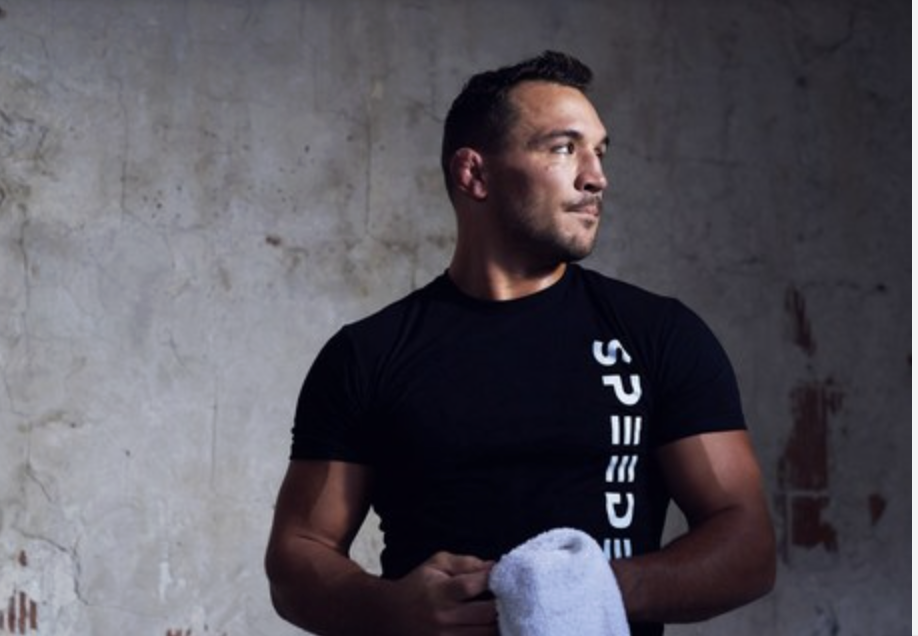
#> input picture source-media/square-towel.png, 918 x 636 px, given in place of clip1-08.jpg, which was not available
$ python prep-mosaic.py
#> lines starting #> are read from the running program, lines starting #| are printed output that depends on the picture; after the words box and inside, x2 and y2 are one past the last pixel; in counts of white or black regions, pixels touching at a corner belong together; pictures that were not available may be replaced by others from this repository, and a replacement may not be noted
"""
Build the science-section backdrop: a mosaic of stills from Speede's own
"WORK FOR IT." film.

Why a composited file instead of a CSS grid of images: the seams need to be
feathered into each other so it reads as one dark field rather than eight
pasted rectangles, and that is far easier to control here than in CSS.

Two constraints drive the composition:

* The film has "WORK FOR IT." burned in at ~54% of every frame's height, so
  nothing below y=0.50 of a source frame is usable.
* The two live cards cover x 205–1305 of a 1512-wide section. Anything placed
  mid-canvas is invisible. The faces are therefore pushed into the outer
  columns, which is the only part the viewer ever sees, and the middle column
  carries quiet texture (brick, cable, equipment) that loses nothing by being
  covered.

Run after prep-layers.py. Needs the frames ffmpeg drops in frames/.
"""
from PIL import Image, ImageDraw, ImageEnhance, ImageFilter
import pathlib
import subprocess

SRC = pathlib.Path("source-media")
FRAMES = pathlib.Path(".frames")               # scratch, outside build/
OUT = pathlib.Path("build/assets/img/layer")
OUT.mkdir(parents=True, exist_ok=True)

W, H = 1240, 1680                                # canvas; section is ~1512x2000
TEXT_SAFE = 0.50                                 # usable top fraction of a frame


def extract():
    """One frame per second from the two black-and-white clips."""
    FRAMES.mkdir(parents=True, exist_ok=True)
    if list(FRAMES.glob("clip1-*.jpg")):
        return
    for clip in ("clip1", "clip2"):
        subprocess.run(
            ["ffmpeg", "-loglevel", "error", "-y", "-i", str(SRC / f"{clip}.mov"),
             "-vf", "fps=1", "-q:v", "2", str(FRAMES / f"{clip}-%02d.jpg")],
            check=True)
#> (the call stopped at in extract, `subprocess.run( ["ffmpeg", "-loglevel", "error", "-y", "-i", str(SRC /..`: subprocess is not available in this run)


def tile(name, box, focus=(.5, .5)):
    """Crop `name` above the burned-in line and cover-fit it to box (w, h)."""
#> called with name = 'clip1-08', box = (470, 640), focus = (0.34, 0.4)
    im = Image.open(FRAMES / f"{name}.jpg").convert("RGB")
    im = im.crop((0, 0, im.width, int(im.height * TEXT_SAFE)))
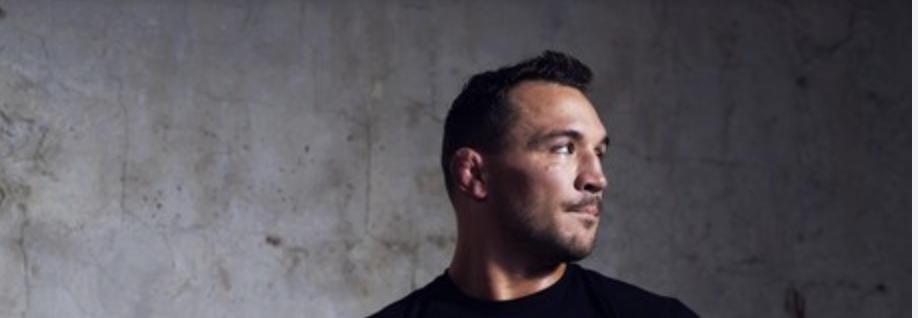
#> im: PIL image 918x318 RGB; mean R, G, B 90.2, 87, 93
    bw, bh = box
    scale = max(bw / im.width, bh / im.height)
#> scale = 2.01
    im = im.resize((max(bw, round(im.width * scale)), max(bh, round(im.height * scale))),
                   Image.LANCZOS)
#> im: PIL image 1848x640 RGB
    x = round((im.width - bw) * focus[0])
#> x = 469
    y = round((im.height - bh) * focus[1])
#> y = 0
    return im.crop((x, y, x + bw, y + bh))
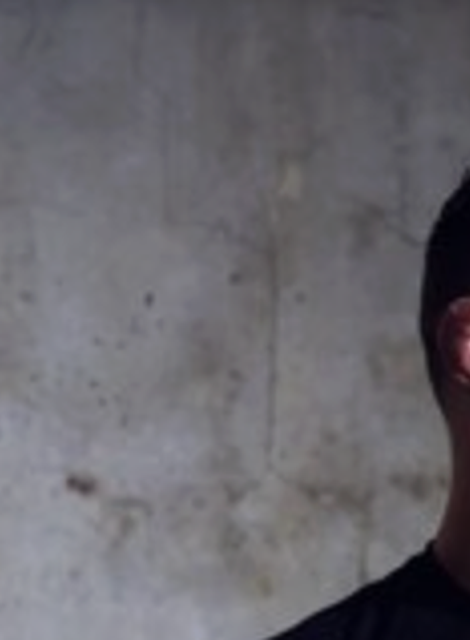
#> returned value: PIL image 470x640 RGB; mean R, G, B 105.3, 103.6, 109.2


def feather(size, edge=54):
#> called with size = (470, 640), edge = 54
    m = Image.new("L", size, 0)
#> m: PIL image 470x640 L; every value is 0
    ImageDraw.Draw(m).rectangle((edge, edge, size[0] - edge - 1, size[1] - edge - 1),
                                fill=255)
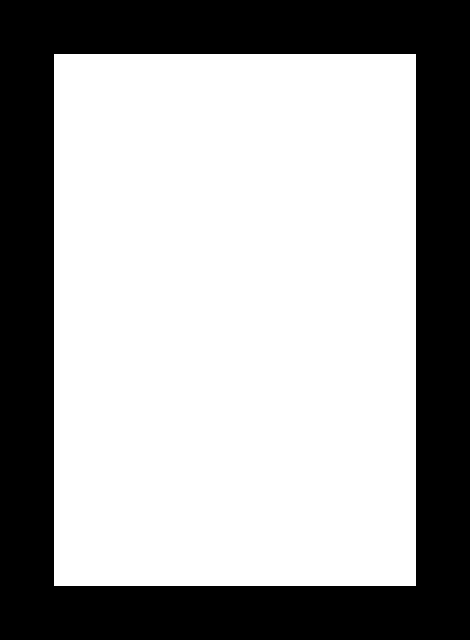
#> m: PIL image 470x640 L; 64% white; 1 black region, box (x1, y1, x2, y2) and area: (0, 0, 470, 640) 108216
    return m.filter(ImageFilter.GaussianBlur(edge * .62))
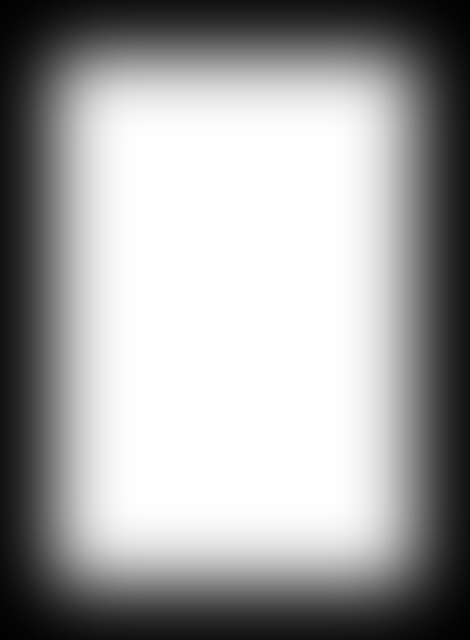
#> returned value: PIL image 470x640 L; min 1, max 255, mean 162.5


# (frame, x, y, w, h, focus) — outer columns carry the faces, middle carries
# texture. Tiles overlap by ~40px so the feathering has something to blend into.
PLAN = [
    # left column
    ("clip1-08", -30,  -30, 470, 640, (.34, .40)),   # the eye
    ("clip2-09", -30,  560, 470, 640, (.42, .30)),   # back and shoulder
    ("clip1-03", -30, 1130, 470, 580, (.46, .35)),   # forearm, carabiner
    # middle column — sits behind the cards
    ("clip1-07", 420, -30, 440, 900, (.50, .45)),
    ("clip1-10", 420,  840, 440, 870, (.50, .45)),
    # right column
    ("clip2-04", 800,  -30, 470, 600, (.62, .45)),   # face, mid-effort
    ("clip1-07", 800,  540, 470, 620, (.72, .40)),   # bar against brick
    ("clip1-05", 800, 1100, 470, 610, (.60, .45)),   # the spot
]


def main():
    extract()
    canvas = Image.new("RGB", (W, H), "#07090a")
    for name, x, y, w, h, focus in PLAN:
        t = tile(name, (w, h), focus)
        canvas.paste(t, (x, y), feather((w, h)))
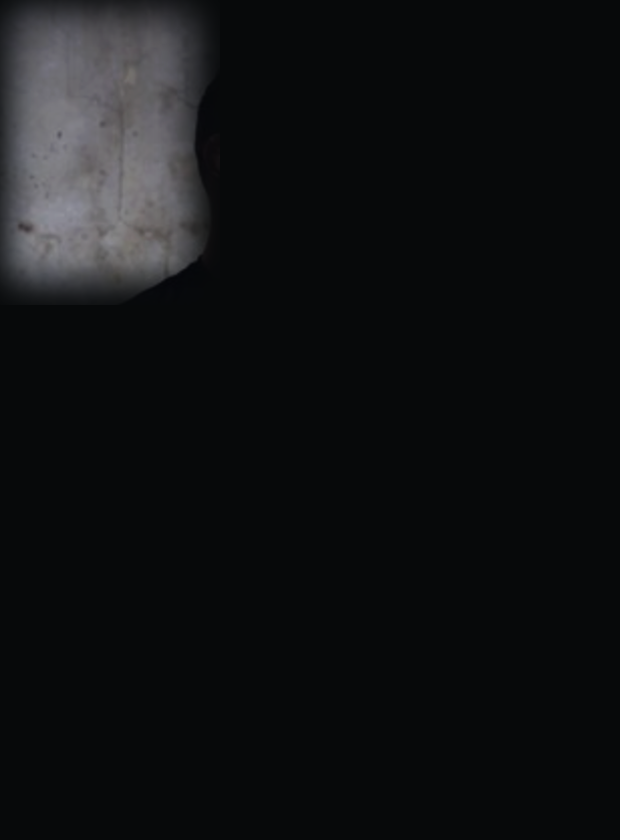
#> canvas: PIL image 1240x1680 RGB (shown at 1/2 size); mean R, G, B 16.4, 18, 19.4
#> pass 2 of the loop in main, `for name, x, y, w, h, focus in PLAN:`:
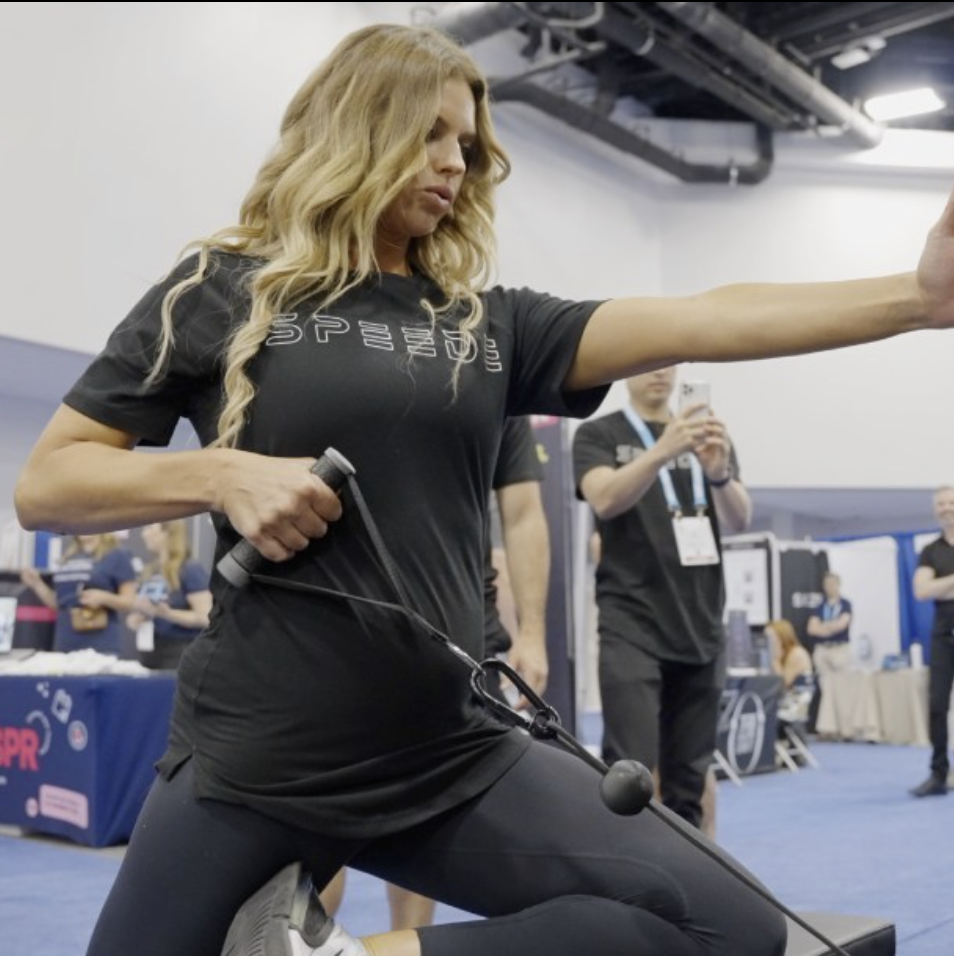
#> input picture source-media/square-woman.png, 954 x 956 px, given in place of clip2-09.jpg, which was not available
#> in tile (call 2), `return im.crop((x, y, x + bw, y + bh))`:
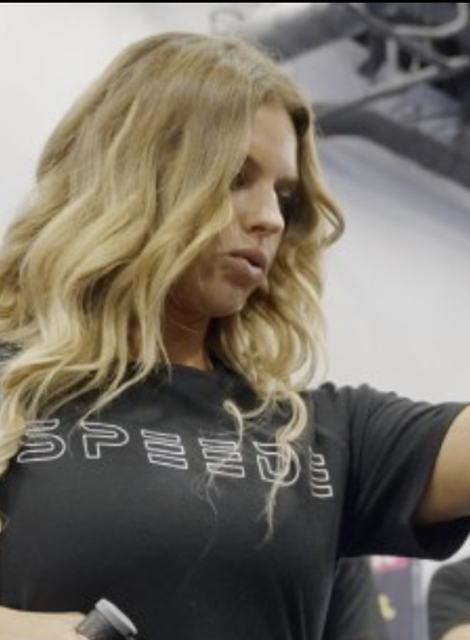
#> returned value: PIL image 470x640 RGB; mean R, G, B 119.8, 113.5, 102.8
#> in main, `canvas.paste(t, (x, y), feather((w, h)))`:
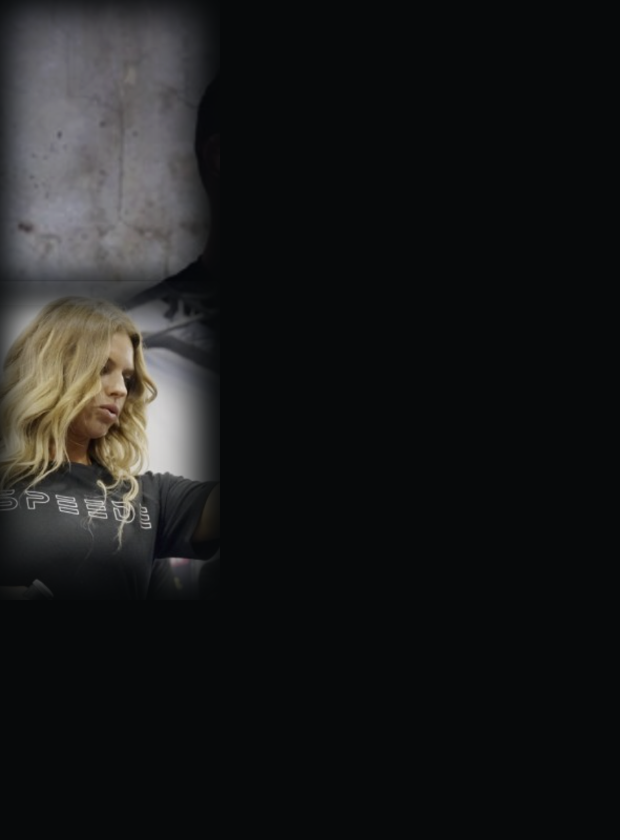
#> canvas: PIL image 1240x1680 RGB (shown at 1/2 size); mean R, G, B 26.3, 27.1, 27.1

    canvas = ImageEnhance.Color(canvas).enhance(0)
    canvas = ImageEnhance.Contrast(canvas).enhance(1.10)
    canvas = ImageEnhance.Brightness(canvas).enhance(.42)

    for w in (1240, 900, 600):
        r = canvas.resize((w, round(H * w / W)), Image.LANCZOS)
        r.save(OUT / f"mosaic-{w}.webp", "WEBP", quality=80, method=6)
        r.save(OUT / f"mosaic-{w}.jpg", "JPEG", quality=78, optimize=True,
               progressive=True)
        print(f"  mosaic-{w}  {r.size}")


if __name__ == "__main__":
#> (the run stopped early here; a loop or call above may not have finished)
